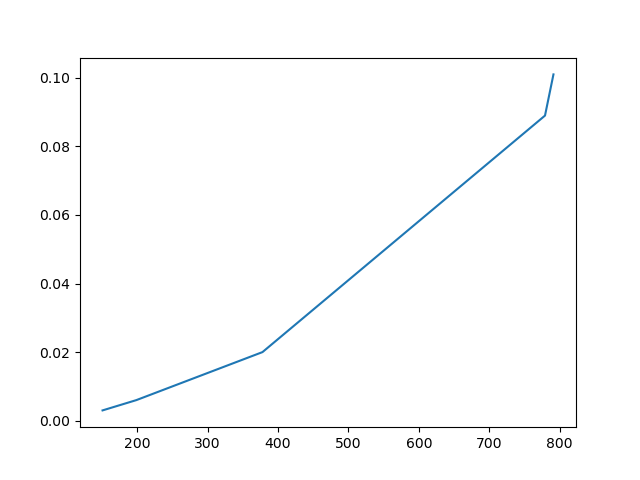

The script that saved this image:
import numpy as np

def selection_sort(a):
    n = len(a)
    for i in range(n):
        m = i
        for j in range(i+1, n):
            if a[m] > a[j]:
                m = j
        a[m], a[i] = a[i], a[m]
    return a


pln = np.random.randint(1, high=1000, size=5)
pln.sort()
pltime = []

import time
for n in pln:
    a = np.random.randint(-100, high=100, size=n)
    # print(n)
    start_time = time.time()
    a = selection_sort(a)
    end_time = time.time()
    pltime.append(float(end_time - start_time))

import matplotlib.pyplot as plt

plt.plot(pln, pltime)
# plt.show()
plt.savefig("bai1.png")        